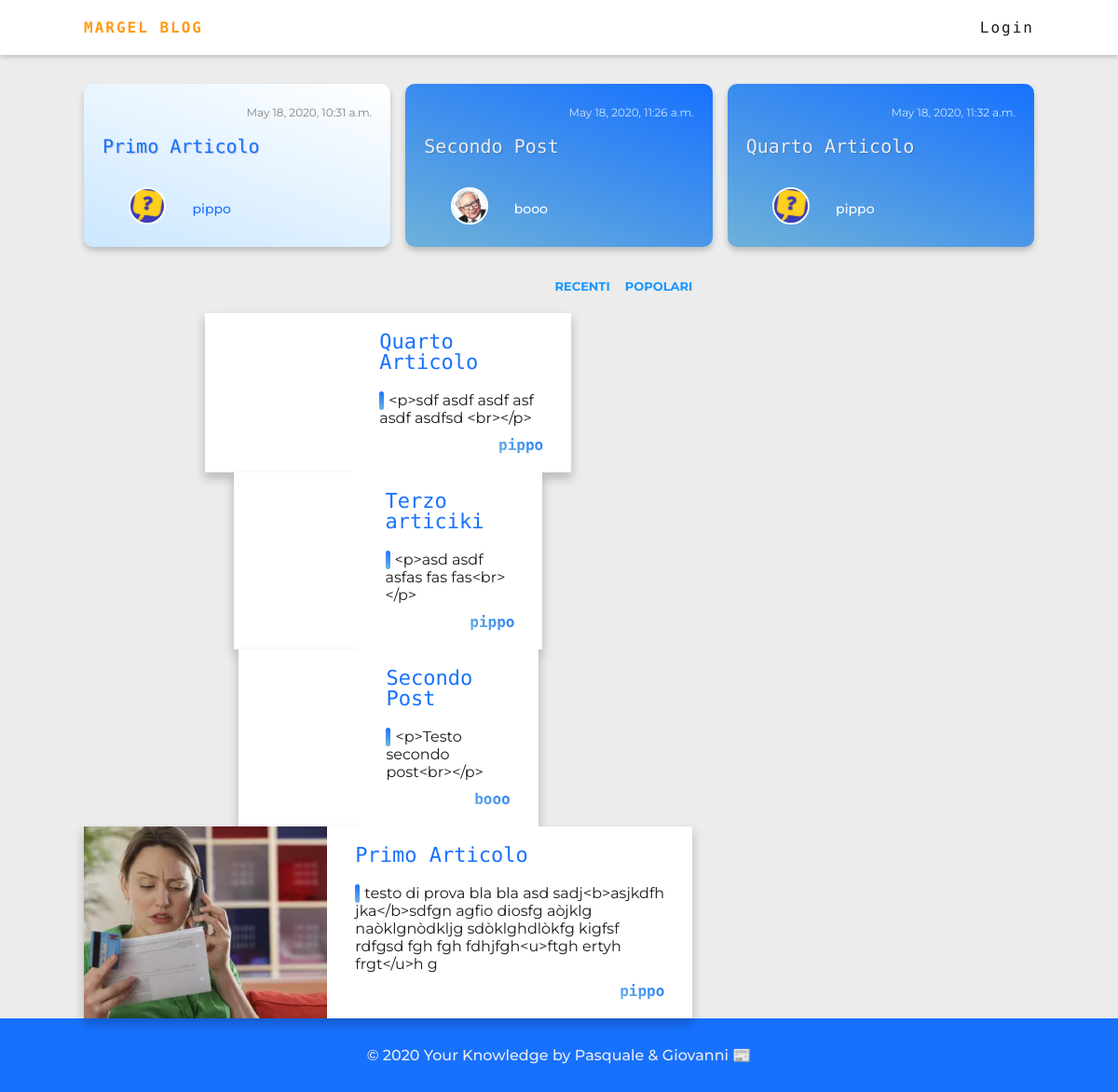
/blog/, run on an earlier commit of the app's database.
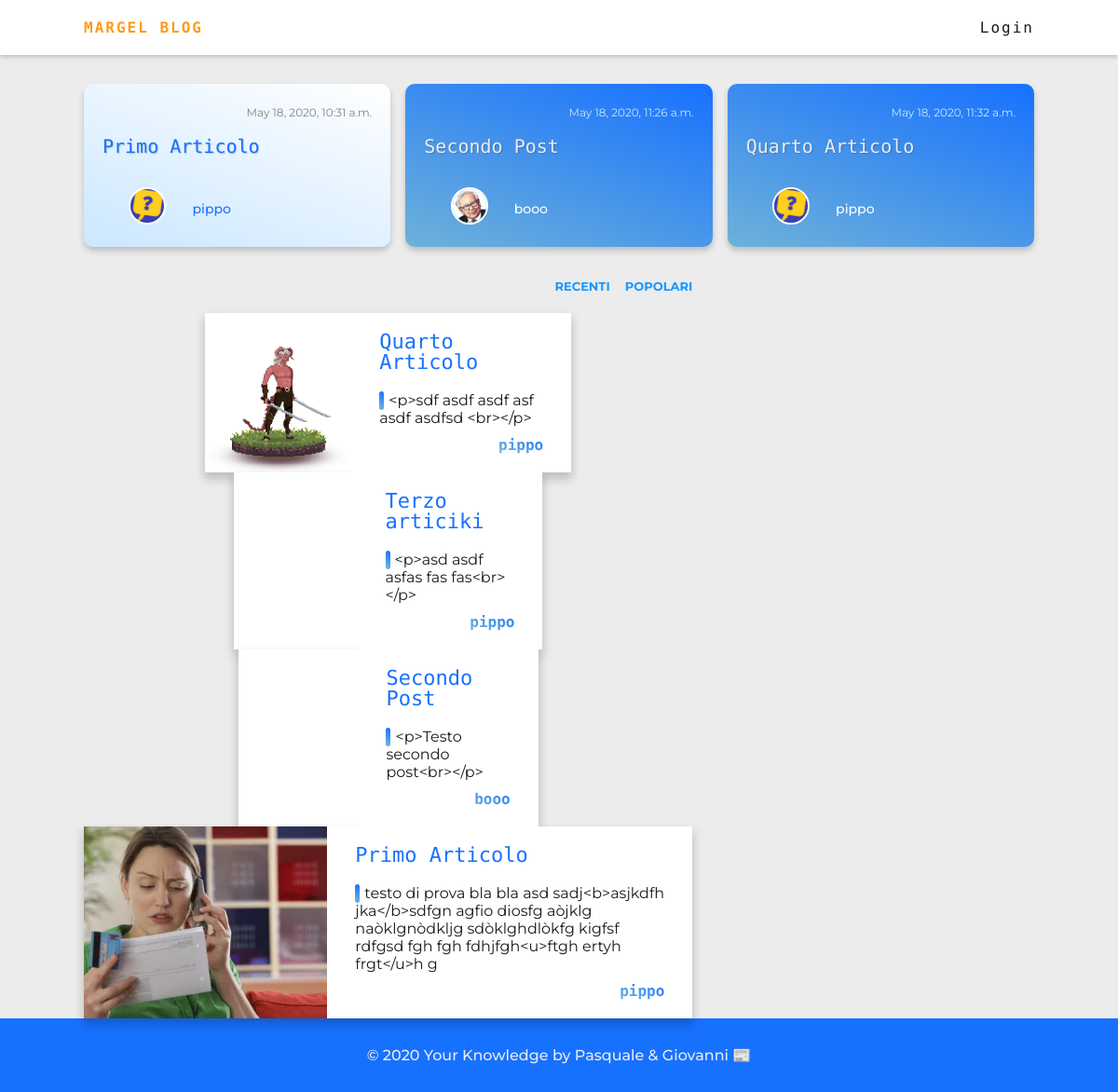
And on a later commit of the database.
### blog_app/models.py (models this page shows, shortened)
class Article(models.Model):
    author = models.ForeignKey('auth.user', on_delete=models.CASCADE)
    title = models.CharField(max_length=100)
    content = models.TextField()
    image = models.ImageField(upload_to='article_pics', blank=True)
    pub_date = models.DateTimeField('date published', blank=True, null=True)
    create_date = models.DateTimeField(default=timezone.now)
    category = models.ForeignKey(Category, on_delete=models.CASCADE, blank=True)
    tag = models.ManyToManyField(Tag)
    pin = models.BooleanField(default=False)

class Category(models.Model):
    cat_name = models.CharField(max_length=50, verbose_name='Category')
    image = models.ImageField(upload_to='category_pics', blank=True)
    def __str__(self):
        return self.cat_name

### blog_app/views.py (the view)
# urls.py: path('', views.ArticleListView.as_view(), name='article_list'),
class ArticleListView(ListView):
    model = Article
    def get_context_data(self, **kwargs):
        context =  super().get_context_data(**kwargs)
        context['pin_articles'] = get_list_or_404(Article, pin=True, pub_date__isnull=False)
        return context
    def get_queryset(self):
        return Article.objects.filter(pub_date__lte=timezone.now()).order_by('-pub_date')

### templates/blog_app/article_list.html (shortened to what this page needs)
{% extends 'blog_app/base.html' %}
{% block main_content %}
<div class="main">
    <div class="news-container">
        <div class="news-filter">
            <ul>
                <li>
                    <a href="#" class="filter">Recenti</a>
                </li>
                <li>
                    <a href="#" class="filter">Popolari</a>
                </li>
            </ul>
        </div>
        <div class="news-deck">
            {% for article in article_list %}
                <div class="card">
                    <div class="image-data">
                        <div class="background-image" style="  background: {% if article.image %}url({{article.image.url}}){% endif %} no-repeat center; background-size: cover;"></div>
                    </div>
                    <div class="post-data">
                        <h3 class="title"><a href="{% url 'blog_app:article_detail' pk=article.pk %}">{{article.title}}</a> </h3>
                        <p class="description">
                            {{article.content|truncatechars:200}}
                        </p>
                        <div class="category">
                            <h4>
                                <a href=#"">{{article.category}}</a>
                            </h4>
                        </div>
                    </div>
                </div>
            {% endfor %}
        </div>
    </div>
</div>
{% endblock %}

### templates/blog_app/base.html (shortened to what this page needs)
<!DOCTYPE html>
{% load static %}
<html lang="it">
<head>
    <link rel="stylesheet" href="{% static 'css/style.css' %}">
    <link rel="stylesheet" href="//cdn.jsdelivr.net/npm/medium-editor@latest/dist/css/medium-editor.min.css" type="text/css" media="screen" charset="utf-8">
</head>
<body class="">
    <header>
        {% block navbar %}
        <nav class="navbar">
            <a href="{%url 'blog_app:article_list'%}" class="navbar-brand">Margel Blog</a>
            <ul class="navbar-nav ">
                {% if user.is_authenticated %}
                    <li><a href="{% url 'blog_app:article_new' %}">New Post</a></li>
                    <li><a href="{% url 'blog_app:article_draft_list' %}">Drafts</a></li>
                    <li><a href="{% url 'logout' %}">Log Out</a></li>
                    <li><a>Welcome: {{user.username}}</a></li>
                {% else %}
                    <li><a class="nav navbar-right" href="{% url 'login' %}">Login</a></li>
                {% endif %}
            </ul>
        </nav>
        {% endblock %}
    </header>
    <div class="container">
        <div class="wrapper-top-news">
            {% block topnews %}
            {% if pin_articles %}
                <div class="top-news-container">
                    {% for pin in pin_articles %}
                        <article class="top-news">
                            <header class="top-news-header">
                                <div class="top-news-title">
                                    <div class="top-news-subhead">
                                        <time datetime="2020-04-24">
                                            {{pin.pub_date}} </time>
                                    </div>
                                    <h2>
                                        <a href="{% url 'blog_app:article_detail' pk=pin.pk %}" class="read-srticle">{{pin.title}}</a>
                                    </h2>
                                </div>
                            </header>
                            <div class="top-news-meta">
                                <div class="top-news-byline">
                                    <div class="category-avatar">
                                        <a href="#" class="category-name">
                                            <img src="{{pin.category.image.url}}" alt="curiosita category"
                                                class="avatar" height="80">
                                        </a>
                                    </div>
                                    <div class="category-name-area">
                                        <a href="#" class="category-name">{{pin.category}}</a>
                                    </div>
                                </div>
                            </div>
                        </article>
                    {% endfor %}
                </div>
            {% endif %}
            {% endblock %}
            {% block main_content %}
            {% endblock %}
        </div>
    </div>
    <footer class="footer">
        <div>
            &copy; 2020 Your Knowledge by Pasquale & Giovanni 📰
        </div>
    </footer>
</body>
</html>

What changed in the data, as far as the page shows it:
changed Article "Quarto Articolo": image: picture added; image empty → "article_pics/akemon.png" (drawn)
